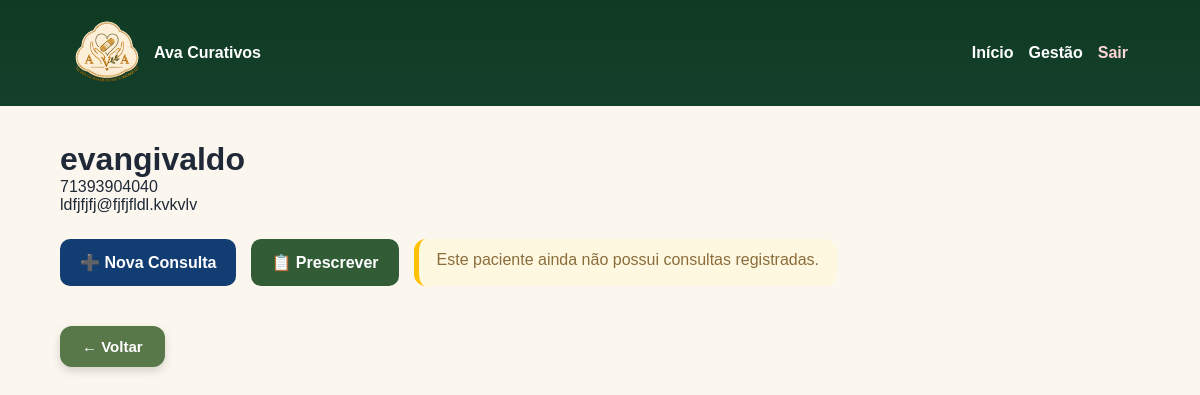
Screenshot of /paciente/12/arquivo/ (signed in) with the database file from the repository.
### pacientes/models.py (models this page shows, shortened)
class Paciente(models.Model):
    ORIGEM_CHOICES = [
        ('REDE_SOCIAL', 'Rede Social'),
        ('SITE', 'Site'),
        ('AMIGOS', 'Amigos'),
        ('OUTROS', 'Outros'),
    ]
    nome = models.CharField(max_length=200)
    endereco = models.CharField(max_length=255)
    telefone = models.CharField(max_length=20)
    data_nascimento = models.DateField()
    origem = models.CharField(max_length=20, choices=ORIGEM_CHOICES)
    email = models.EmailField(blank=True, null=True)
    criado_em = models.DateTimeField(auto_now_add=True)

### pacientes/views.py (the view)
# urls.py: path('paciente/<int:id>/arquivo/', arquivo_paciente, name='arquivo_paciente'),
@login_required
def arquivo_paciente(request, id):
    paciente = get_object_or_404(
        Paciente,
        id=id
    )
    consultas = (
        Consulta.objects
        .filter(paciente=paciente)
        .order_by("-criada_em")
    )
    tem_consultas = consultas.exists()
    return render(
        request,
        "pacientes/arquivo.html",
        {
            "paciente": paciente,
            "consultas": consultas,
            "tem_consultas": tem_consultas,
        }
    )

### templates/pacientes/arquivo.html (shortened to what this page needs)
{% extends 'base.html' %}
{% block content %}
<div class="paciente-header">
    <h1>
        {{ paciente.nome }}
    </h1>
    <p>
        {{ paciente.telefone }}
    </p>
    <p>
        {{ paciente.email }}
    </p>
<div class="acoes-paciente">
    <a href="{% url 'nova_consulta' paciente.id %}"
       class="btn btn-nova">
        ➕ Nova Consulta
    </a>
    <a href="{% url 'prescrever_paciente' paciente.id %}" class="btn btn-prescrever">
        📋 Prescrever
    </a>
    {% if tem_consultas %}
        <a href="{% url 'historico_consultas' paciente.id %}"
           class="btn btn-historico">
            📋 Histórico de Consultas
        </a>
    {% else %}
        <div class="sem-consultas">
            Este paciente ainda não possui consultas registradas.
        </div>
    {% endif %}
</div>
{% endblock %}

### static/css/style.css (style rules this page uses)
* { margin:0; padding:0; box-sizing:border-box; font-family:Arial, Helvetica, sans-serif; }
body { background:#f3f6fb; color:#1f2937; }
button, .btn { background:#123d73; color:white; padding:14px 20px; border:none; border-radius:10px; text-decoration:none; font-weight:bold; cursor:pointer; display:inline-block; }
body { background:#fbf7ef; }
:root { --verde-principal:#556f47; --verde-escuro:#3f5a38; --bege:#f8f4ec; --azul:#123d73; }
.acoes-paciente { display:flex; gap:15px; flex-wrap:wrap; margin:25px 0; }
.btn-nova { background:#123d73; }
.sem-consultas { background:#fff8e1; color:#8a6d3b; padding:12px 18px; border-radius:12px; border-left:5px solid #ffc107; font-weight:500; }
.btn-prescrever { background:#315c35; }

### rows the page displays
Paciente: nome "evangivaldo", telefone "71393904040", email "ldfjfjfj@fjfjfldl.kvkvlv"
